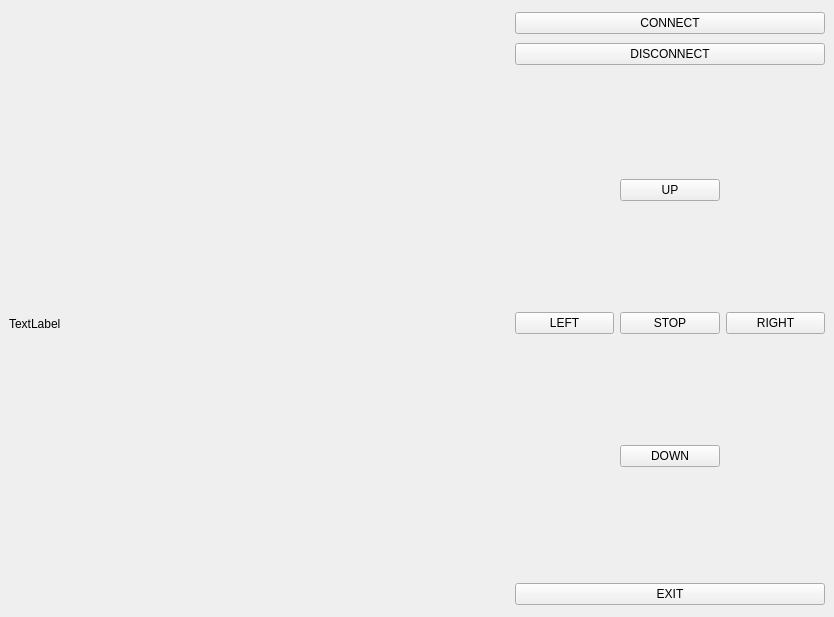
<?xml version="1.0" encoding="UTF-8"?>
<ui version="4.0">
 <class>MainWindow</class>
 <widget class="QMainWindow" name="MainWindow">
  <property name="geometry">
   <rect>
    <x>0</x>
    <y>0</y>
    <width>834</width>
    <height>617</height>
   </rect>
  </property>
  <property name="windowTitle">
   <string>Webcam viewer</string>
  </property>
  <widget class="QWidget" name="centralwidget">
   <layout class="QGridLayout" name="gridLayout">
    <item row="2" column="0">
     <widget class="QLabel" name="lblWebcam">
      <property name="minimumSize">
       <size>
        <width>500</width>
        <height>500</height>
       </size>
      </property>
      <property name="sizeIncrement">
       <size>
        <width>0</width>
        <height>0</height>
       </size>
      </property>
      <property name="baseSize">
       <size>
        <width>500</width>
        <height>500</height>
       </size>
      </property>
      <property name="text">
       <string>TextLabel</string>
      </property>
     </widget>
    </item>
    <item row="3" column="1">
     <widget class="QPushButton" name="exitButton">
      <property name="text">
       <string>EXIT</string>
      </property>
     </widget>
    </item>
    <item row="2" column="1">
     <layout class="QGridLayout" name="gridLayout_2">
      <item row="4" column="1">
       <widget class="QPushButton" name="upButton">
        <property name="enabled">
         <bool>true</bool>
        </property>
        <property name="text">
         <string>UP</string>
        </property>
       </widget>
      </item>
      <item row="5" column="1">
       <widget class="QPushButton" name="stopButtonKC">
        <property name="enabled">
         <bool>true</bool>
        </property>
        <property name="text">
         <string>STOP</string>
        </property>
       </widget>
      </item>
      <item row="6" column="1">
       <widget class="QPushButton" name="downButton">
        <property name="enabled">
         <bool>true</bool>
        </property>
        <property name="text">
         <string>DOWN</string>
        </property>
       </widget>
      </item>
      <item row="5" column="0">
       <widget class="QPushButton" name="leftButton">
        <property name="enabled">
         <bool>true</bool>
        </property>
        <property name="text">
         <string>LEFT</string>
        </property>
       </widget>
      </item>
      <item row="5" column="2">
       <widget class="QPushButton" name="rightButton">
        <property name="enabled">
         <bool>true</bool>
        </property>
        <property name="text">
         <string>RIGHT</string>
        </property>
       </widget>
      </item>
     </layout>
    </item>
    <item row="0" column="1">
     <widget class="QPushButton" name="connectButton">
      <property name="text">
       <string>CONNECT</string>
      </property>
     </widget>
    </item>
    <item row="1" column="1">
     <widget class="QPushButton" name="disconnectButton">
      <property name="enabled">
       <bool>true</bool>
      </property>
      <property name="text">
       <string>DISCONNECT</string>
      </property>
     </widget>
    </item>
   </layout>
  </widget>
 </widget>
 <resources/>
 <connections>
  <connection>
   <sender>exitButton</sender>
   <signal>clicked()</signal>
   <receiver>MainWindow</receiver>
   <slot>close()</slot>
   <hints>
    <hint type="sourcelabel">
     <x>649</x>
     <y>528</y>
    </hint>
    <hint type="destinationlabel">
     <x>396</x>
     <y>275</y>
    </hint>
   </hints>
  </connection>
 </connections>
</ui>
